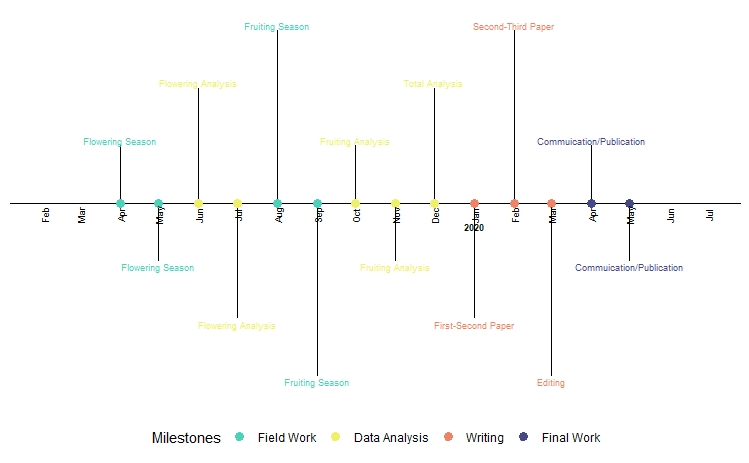

This chart was generated by the following R code:
#Birds Cactus Double Mutaulism Project Timeline 

library(ggplot2)
library(scales)
library(lubridate)

df <- read.csv("~/Masters/Funding/External Grants/Paul Jorgenson Bird Research Grant/Timeline.csv")

df$date <- with(df, ymd(sprintf('%04d%02d%02d', year, month, 1)))
df <- df[with(df, order(date)), ]
head(df)

status_levels <- c("Field Work", "Data Analysis", "Writing", "Final Work")
status_colors <- c("#4CD1BA", "#F0F066", "#F08266", "#474886")

df$status <- factor(df$status, levels=status_levels, ordered=TRUE)

positions <- c(0.5, -0.5, 1.0, -1.0, 1.5, -1.5)
directions <- c(1, -1)

line_pos <- data.frame(
  "date"=unique(df$date),
  "position"=rep(positions, length.out=length(unique(df$date))),
  "direction"=rep(directions, length.out=length(unique(df$date)))
)

df <- merge(x=df, y=line_pos, by="date", all = TRUE)
df <- df[with(df, order(date, status)), ]

head(df)

text_offset <- 0.05

df$month_count <- ave(df$date==df$date, df$date, FUN=cumsum)
df$text_position <- (df$month_count * text_offset * df$direction) + df$position
head(df)

month_buffer <- 2

month_date_range <- seq(min(df$date) - months(month_buffer), max(df$date) + months(month_buffer), by='month')
month_format <- format(month_date_range, '%b')
month_df <- data.frame(month_date_range, month_format)

year_date_range <- seq(min(df$date) - months(month_buffer), max(df$date) + months(month_buffer), by='year')
year_date_range <- as.Date(
  intersect(
    ceiling_date(year_date_range, unit="year"),
    floor_date(year_date_range, unit="year")
  ),  origin = "1970-01-01"
)
year_format <- format(year_date_range, '%Y')
year_df <- data.frame(year_date_range, year_format)

timeline_plot<-ggplot(df,aes(x=date,y=0, col=status, label=milestone))
timeline_plot<-timeline_plot+labs(col="Milestones")
timeline_plot<-timeline_plot+scale_color_manual(values=status_colors, labels=status_levels, drop = FALSE)
timeline_plot<-timeline_plot+theme_classic()

# Plot horizontal black line for timeline
timeline_plot<-timeline_plot+geom_hline(yintercept=0, 
                                        color = "black", size=0.3)

# Plot vertical segment lines for milestones
timeline_plot<-timeline_plot+geom_segment(data=df[df$month_count == 1,], aes(y=position,yend=0,xend=date), color='black', size=0.2)

# Plot scatter points at zero and date
timeline_plot<-timeline_plot+geom_point(aes(y=0), size=3)

# Don't show axes, appropriately position legend
timeline_plot<-timeline_plot+theme(axis.line.y=element_blank(),
                                   axis.text.y=element_blank(),
                                   axis.title.x=element_blank(),
                                   axis.title.y=element_blank(),
                                   axis.ticks.y=element_blank(),
                                   axis.text.x =element_blank(),
                                   axis.ticks.x =element_blank(),
                                   axis.line.x =element_blank(),
                                   legend.position = "bottom"
)

# Show text for each month
timeline_plot<-timeline_plot+geom_text(data=month_df, aes(x=month_date_range,y=-0.1,label=month_format),size=2.5,vjust=0.5, color='black', angle=90)
# Show year text
timeline_plot<-timeline_plot+geom_text(data=year_df, aes(x=year_date_range,y=-0.2,label=year_format, fontface="bold"),size=2.5, color='black')
# Show text for each milestone
timeline_plot<-timeline_plot+geom_text(aes(y=text_position,label=milestone),size=2.5)
print(timeline_plot)
